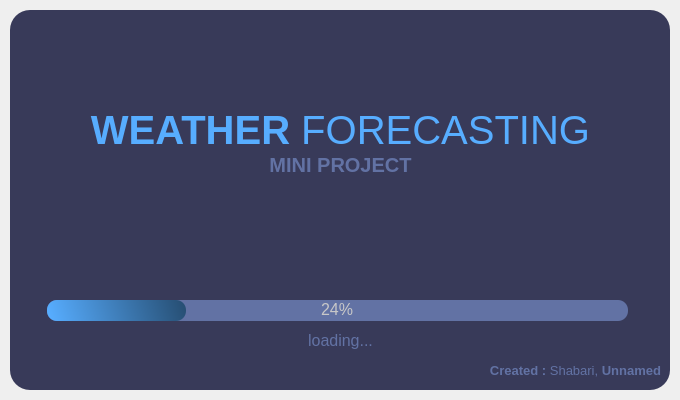
<?xml version="1.0" encoding="UTF-8"?>
<ui version="4.0">
 <class>splachscreen</class>
 <widget class="QMainWindow" name="splachscreen">
  <property name="geometry">
   <rect>
    <x>0</x>
    <y>0</y>
    <width>680</width>
    <height>400</height>
   </rect>
  </property>
  <property name="windowTitle">
   <string>MainWindow</string>
  </property>
  <widget class="QWidget" name="centralwidget">
   <layout class="QVBoxLayout" name="verticalLayout">
    <property name="spacing">
     <number>0</number>
    </property>
    <property name="leftMargin">
     <number>10</number>
    </property>
    <property name="topMargin">
     <number>10</number>
    </property>
    <property name="rightMargin">
     <number>10</number>
    </property>
    <property name="bottomMargin">
     <number>10</number>
    </property>
    <item>
     <widget class="QFrame" name="frame">
      <property name="styleSheet">
       <string notr="true">QFrame{
	
	background-color: rgb(56, 58, 89);
	color: rgb(220, 220, 220);
	border-radius : 20px;
}</string>
      </property>
      <property name="frameShape">
       <enum>QFrame::StyledPanel</enum>
      </property>
      <property name="frameShadow">
       <enum>QFrame::Raised</enum>
      </property>
      <widget class="QLabel" name="label_title">
       <property name="geometry">
        <rect>
         <x>0</x>
         <y>50</y>
         <width>661</width>
         <height>141</height>
        </rect>
       </property>
       <property name="font">
        <font>
         <family>Segoe UI</family>
         <pointsize>30</pointsize>
        </font>
       </property>
       <property name="styleSheet">
        <string notr="true">QLabel{
	color: rgb(87, 173, 255);
}</string>
       </property>
       <property name="text">
        <string>&lt;strong&gt; WEATHER&lt;/strong&gt; FORECASTING</string>
       </property>
       <property name="alignment">
        <set>Qt::AlignCenter</set>
       </property>
      </widget>
      <widget class="QLabel" name="label_description">
       <property name="geometry">
        <rect>
         <x>10</x>
         <y>140</y>
         <width>641</width>
         <height>31</height>
        </rect>
       </property>
       <property name="font">
        <font>
         <family>Segoe UI</family>
         <pointsize>15</pointsize>
        </font>
       </property>
       <property name="styleSheet">
        <string notr="true">color: rgb(98, 114, 164);</string>
       </property>
       <property name="text">
        <string>&lt;strong&gt;MINI PROJECT&lt;strong&gt;</string>
       </property>
       <property name="alignment">
        <set>Qt::AlignCenter</set>
       </property>
      </widget>
      <widget class="QProgressBar" name="progressBar">
       <property name="geometry">
        <rect>
         <x>37</x>
         <y>290</y>
         <width>581</width>
         <height>21</height>
        </rect>
       </property>
       <property name="font">
        <font>
         <pointsize>12</pointsize>
        </font>
       </property>
       <property name="styleSheet">
        <string notr="true">QProgressBar{
	
	background-color: rgb(98, 114, 164);
	color: rgb(200, 200, 200);
	border-style : none;
	border-radius: 10px;
	text-align : centre;
}
QProgressBar::chunk{
	border-radius : 10px;
	background-color:qlineargradient(spread:pad, x1:0.00568182, y1:0.523, x2:1, y2:0.477, stop:0 rgba(87, 173, 255, 255), stop:1 rgba(39, 79, 116, 255))}</string>
       </property>
       <property name="value">
        <number>24</number>
       </property>
       <property name="alignment">
        <set>Qt::AlignCenter</set>
       </property>
      </widget>
      <widget class="QLabel" name="label_loading">
       <property name="geometry">
        <rect>
         <x>0</x>
         <y>320</y>
         <width>661</width>
         <height>21</height>
        </rect>
       </property>
       <property name="font">
        <font>
         <family>Segoe UI</family>
         <pointsize>12</pointsize>
        </font>
       </property>
       <property name="styleSheet">
        <string notr="true">color: rgb(98, 114, 164);</string>
       </property>
       <property name="text">
        <string>loading...</string>
       </property>
       <property name="alignment">
        <set>Qt::AlignCenter</set>
       </property>
      </widget>
      <widget class="QLabel" name="label_credits">
       <property name="geometry">
        <rect>
         <x>30</x>
         <y>350</y>
         <width>621</width>
         <height>21</height>
        </rect>
       </property>
       <property name="font">
        <font>
         <family>Segoe UI</family>
         <pointsize>10</pointsize>
        </font>
       </property>
       <property name="styleSheet">
        <string notr="true">color: rgb(98, 114, 164);</string>
       </property>
       <property name="text">
        <string>&lt;strong&gt;Created :&lt;/strong&gt; Shabari, &lt;strong&gt;Unnamed</string>
       </property>
       <property name="alignment">
        <set>Qt::AlignRight|Qt::AlignTrailing|Qt::AlignVCenter</set>
       </property>
      </widget>
      <zorder>label_loading</zorder>
      <zorder>label_title</zorder>
      <zorder>label_description</zorder>
      <zorder>progressBar</zorder>
      <zorder>label_credits</zorder>
     </widget>
    </item>
   </layout>
  </widget>
 </widget>
 <resources/>
 <connections/>
</ui>
